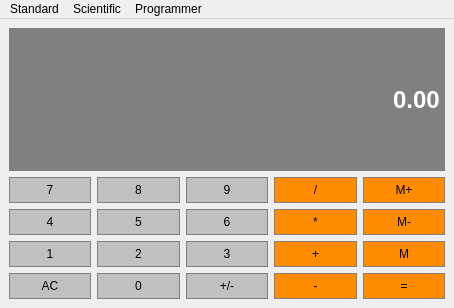
<?xml version="1.0" encoding="UTF-8"?>
<ui version="4.0">
 <class>Calculator</class>
 <widget class="QMainWindow" name="Calculator">
  <property name="geometry">
   <rect>
    <x>0</x>
    <y>0</y>
    <width>454</width>
    <height>308</height>
   </rect>
  </property>
  <property name="windowTitle">
   <string>Calculator</string>
  </property>
  <property name="styleSheet">
   <string notr="true">QPushButton{
	background-color:#C0C0C0;
	border:1px solid gray;
	padding:5px;
}

QPushButton:pressed{
	background-color:#A9A9A9;
	border:1px solid gray;
	padding:5px;
}</string>
  </property>
  <widget class="QWidget" name="centralwidget">
   <layout class="QGridLayout" name="gridLayout">
    <item row="2" column="0">
     <widget class="QPushButton" name="button_4">
      <property name="sizePolicy">
       <sizepolicy hsizetype="Preferred" vsizetype="Preferred">
        <horstretch>0</horstretch>
        <verstretch>0</verstretch>
       </sizepolicy>
      </property>
      <property name="styleSheet">
       <string notr="true">QPushButton{
	background-color:#C0C0C0;
	border:1px solid gray;
	padding:5px;
}

QPushButton:pressed{
	background-color:#A9A9A9;
	border:1px solid gray;
	padding:5px;
}</string>
      </property>
      <property name="text">
       <string>4</string>
      </property>
     </widget>
    </item>
    <item row="1" column="4">
     <widget class="QPushButton" name="memAdd_button">
      <property name="sizePolicy">
       <sizepolicy hsizetype="Preferred" vsizetype="Preferred">
        <horstretch>0</horstretch>
        <verstretch>0</verstretch>
       </sizepolicy>
      </property>
      <property name="styleSheet">
       <string notr="true">QPushButton{
	background-color:#FF8C00;
	border:1px solid gray;
	padding:5px;
}

QPushButton:pressed{
	background-color:#A9A9A9;
	border:1px solid gray;
	padding:5px;
}</string>
      </property>
      <property name="text">
       <string>M+</string>
      </property>
     </widget>
    </item>
    <item row="4" column="1">
     <widget class="QPushButton" name="button_0">
      <property name="sizePolicy">
       <sizepolicy hsizetype="Preferred" vsizetype="Preferred">
        <horstretch>0</horstretch>
        <verstretch>0</verstretch>
       </sizepolicy>
      </property>
      <property name="styleSheet">
       <string notr="true">QPushButton{
	background-color:#C0C0C0;
	border:1px solid gray;
	padding:5px;
}

QPushButton:pressed{
	background-color:#A9A9A9;
	border:1px solid gray;
	padding:5px;
}</string>
      </property>
      <property name="text">
       <string>0</string>
      </property>
     </widget>
    </item>
    <item row="1" column="1">
     <widget class="QPushButton" name="button_8">
      <property name="sizePolicy">
       <sizepolicy hsizetype="Preferred" vsizetype="Preferred">
        <horstretch>0</horstretch>
        <verstretch>0</verstretch>
       </sizepolicy>
      </property>
      <property name="styleSheet">
       <string notr="true">QPushButton{
	background-color:#C0C0C0;
	border:1px solid gray;
	padding:5px;
}

QPushButton:pressed{
	background-color:#A9A9A9;
	border:1px solid gray;
	padding:5px;
}</string>
      </property>
      <property name="text">
       <string>8</string>
      </property>
     </widget>
    </item>
    <item row="2" column="3">
     <widget class="QPushButton" name="multiply_button">
      <property name="sizePolicy">
       <sizepolicy hsizetype="Preferred" vsizetype="Preferred">
        <horstretch>0</horstretch>
        <verstretch>0</verstretch>
       </sizepolicy>
      </property>
      <property name="styleSheet">
       <string notr="true">QPushButton{
	background-color:#FF8C00;
	border:1px solid gray;
	padding:5px;
}

QPushButton:pressed{
	background-color:#A9A9A9;
	border:1px solid gray;
	padding:5px;
}</string>
      </property>
      <property name="text">
       <string>*</string>
      </property>
     </widget>
    </item>
    <item row="1" column="2">
     <widget class="QPushButton" name="button_9">
      <property name="sizePolicy">
       <sizepolicy hsizetype="Preferred" vsizetype="Preferred">
        <horstretch>0</horstretch>
        <verstretch>0</verstretch>
       </sizepolicy>
      </property>
      <property name="styleSheet">
       <string notr="true">QPushButton{
	background-color:#C0C0C0;
	border:1px solid gray;
	padding:5px;
}

QPushButton:pressed{
	background-color:#A9A9A9;
	border:1px solid gray;
	padding:5px;
}</string>
      </property>
      <property name="text">
       <string>9</string>
      </property>
     </widget>
    </item>
    <item row="3" column="3">
     <widget class="QPushButton" name="add_button">
      <property name="sizePolicy">
       <sizepolicy hsizetype="Preferred" vsizetype="Preferred">
        <horstretch>0</horstretch>
        <verstretch>0</verstretch>
       </sizepolicy>
      </property>
      <property name="styleSheet">
       <string notr="true">QPushButton{
	background-color:#FF8C00;
	border:1px solid gray;
	padding:5px;
}

QPushButton:pressed{
	background-color:#A9A9A9;
	border:1px solid gray;
	padding:5px;
}</string>
      </property>
      <property name="text">
       <string>+</string>
      </property>
     </widget>
    </item>
    <item row="1" column="0">
     <widget class="QPushButton" name="button_7">
      <property name="sizePolicy">
       <sizepolicy hsizetype="Preferred" vsizetype="Preferred">
        <horstretch>0</horstretch>
        <verstretch>0</verstretch>
       </sizepolicy>
      </property>
      <property name="styleSheet">
       <string notr="true">QPushButton{
	background-color:#C0C0C0;
	border:1px solid gray;
	padding:5px;
}

QPushButton:pressed{
	background-color:#A9A9A9;
	border:1px solid gray;
	padding:5px;
}</string>
      </property>
      <property name="text">
       <string>7</string>
      </property>
     </widget>
    </item>
    <item row="3" column="4">
     <widget class="QPushButton" name="mem_button">
      <property name="sizePolicy">
       <sizepolicy hsizetype="Preferred" vsizetype="Preferred">
        <horstretch>0</horstretch>
        <verstretch>0</verstretch>
       </sizepolicy>
      </property>
      <property name="styleSheet">
       <string notr="true">QPushButton{
	background-color:#FF8C00;
	border:1px solid gray;
	padding:5px;
}

QPushButton:pressed{
	background-color:#A9A9A9;
	border:1px solid gray;
	padding:5px;
}</string>
      </property>
      <property name="text">
       <string>M</string>
      </property>
     </widget>
    </item>
    <item row="4" column="2">
     <widget class="QPushButton" name="sign_button">
      <property name="sizePolicy">
       <sizepolicy hsizetype="Preferred" vsizetype="Preferred">
        <horstretch>0</horstretch>
        <verstretch>0</verstretch>
       </sizepolicy>
      </property>
      <property name="styleSheet">
       <string notr="true">QPushButton{
	background-color:#C0C0C0;
	border:1px solid gray;
	padding:5px;
}

QPushButton:pressed{
	background-color:#A9A9A9;
	border:1px solid gray;
	padding:5px;
}</string>
      </property>
      <property name="text">
       <string>+/-</string>
      </property>
     </widget>
    </item>
    <item row="2" column="1">
     <widget class="QPushButton" name="button_5">
      <property name="sizePolicy">
       <sizepolicy hsizetype="Preferred" vsizetype="Preferred">
        <horstretch>0</horstretch>
        <verstretch>0</verstretch>
       </sizepolicy>
      </property>
      <property name="styleSheet">
       <string notr="true">QPushButton{
	background-color:#C0C0C0;
	border:1px solid gray;
	padding:5px;
}

QPushButton:pressed{
	background-color:#A9A9A9;
	border:1px solid gray;
	padding:5px;
}</string>
      </property>
      <property name="text">
       <string>5</string>
      </property>
     </widget>
    </item>
    <item row="3" column="0">
     <widget class="QPushButton" name="button_1">
      <property name="sizePolicy">
       <sizepolicy hsizetype="Preferred" vsizetype="Preferred">
        <horstretch>0</horstretch>
        <verstretch>0</verstretch>
       </sizepolicy>
      </property>
      <property name="styleSheet">
       <string notr="true">QPushButton{
	background-color:#C0C0C0;
	border:1px solid gray;
	padding:5px;
}

QPushButton:pressed{
	background-color:#A9A9A9;
	border:1px solid gray;
	padding:5px;
}</string>
      </property>
      <property name="text">
       <string>1</string>
      </property>
     </widget>
    </item>
    <item row="4" column="4">
     <widget class="QPushButton" name="eqauls_button">
      <property name="sizePolicy">
       <sizepolicy hsizetype="Preferred" vsizetype="Preferred">
        <horstretch>0</horstretch>
        <verstretch>0</verstretch>
       </sizepolicy>
      </property>
      <property name="styleSheet">
       <string notr="true">QPushButton{
	background-color:#FF8C00;
	border:1px solid gray;
	padding:5px;
}

QPushButton:pressed{
	background-color:#A9A9A9;
	border:1px solid gray;
	padding:5px;
}</string>
      </property>
      <property name="text">
       <string>=</string>
      </property>
     </widget>
    </item>
    <item row="4" column="3">
     <widget class="QPushButton" name="subtract_button">
      <property name="sizePolicy">
       <sizepolicy hsizetype="Preferred" vsizetype="Preferred">
        <horstretch>0</horstretch>
        <verstretch>0</verstretch>
       </sizepolicy>
      </property>
      <property name="styleSheet">
       <string notr="true">QPushButton{
	background-color:#FF8C00;
	border:1px solid gray;
	padding:5px;
}

QPushButton:pressed{
	background-color:#A9A9A9;
	border:1px solid gray;
	padding:5px;
}</string>
      </property>
      <property name="text">
       <string>-</string>
      </property>
     </widget>
    </item>
    <item row="2" column="4">
     <widget class="QPushButton" name="memSub_button">
      <property name="sizePolicy">
       <sizepolicy hsizetype="Preferred" vsizetype="Preferred">
        <horstretch>0</horstretch>
        <verstretch>0</verstretch>
       </sizepolicy>
      </property>
      <property name="styleSheet">
       <string notr="true">QPushButton{
	background-color:#FF8C00;
	border:1px solid gray;
	padding:5px;
}

QPushButton:pressed{
	background-color:#A9A9A9;
	border:1px solid gray;
	padding:5px;
}</string>
      </property>
      <property name="text">
       <string>M-</string>
      </property>
     </widget>
    </item>
    <item row="3" column="2">
     <widget class="QPushButton" name="button_3">
      <property name="sizePolicy">
       <sizepolicy hsizetype="Preferred" vsizetype="Preferred">
        <horstretch>0</horstretch>
        <verstretch>0</verstretch>
       </sizepolicy>
      </property>
      <property name="styleSheet">
       <string notr="true">QPushButton{
	background-color:#C0C0C0;
	border:1px solid gray;
	padding:5px;
}

QPushButton:pressed{
	background-color:#A9A9A9;
	border:1px solid gray;
	padding:5px;
}</string>
      </property>
      <property name="text">
       <string>3</string>
      </property>
     </widget>
    </item>
    <item row="2" column="2">
     <widget class="QPushButton" name="button_6">
      <property name="sizePolicy">
       <sizepolicy hsizetype="Preferred" vsizetype="Preferred">
        <horstretch>0</horstretch>
        <verstretch>0</verstretch>
       </sizepolicy>
      </property>
      <property name="styleSheet">
       <string notr="true">QPushButton{
	background-color:#C0C0C0;
	border:1px solid gray;
	padding:5px;
}

QPushButton:pressed{
	background-color:#A9A9A9;
	border:1px solid gray;
	padding:5px;
}</string>
      </property>
      <property name="text">
       <string>6</string>
      </property>
     </widget>
    </item>
    <item row="1" column="3">
     <widget class="QPushButton" name="divide_button">
      <property name="sizePolicy">
       <sizepolicy hsizetype="Preferred" vsizetype="Preferred">
        <horstretch>0</horstretch>
        <verstretch>0</verstretch>
       </sizepolicy>
      </property>
      <property name="styleSheet">
       <string notr="true">QPushButton{
	background-color:#FF8C00;
	border:1px solid gray;
	padding:5px;
}

QPushButton:pressed{
	background-color:#A9A9A9;
	border:1px solid gray;
	padding:5px;
}</string>
      </property>
      <property name="text">
       <string>/</string>
      </property>
     </widget>
    </item>
    <item row="3" column="1">
     <widget class="QPushButton" name="button_2">
      <property name="sizePolicy">
       <sizepolicy hsizetype="Preferred" vsizetype="Preferred">
        <horstretch>0</horstretch>
        <verstretch>0</verstretch>
       </sizepolicy>
      </property>
      <property name="styleSheet">
       <string notr="true">QPushButton{
	background-color:#C0C0C0;
	border:1px solid gray;
	padding:5px;
}

QPushButton:pressed{
	background-color:#A9A9A9;
	border:1px solid gray;
	padding:5px;
}</string>
      </property>
      <property name="text">
       <string>2</string>
      </property>
     </widget>
    </item>
    <item row="4" column="0">
     <widget class="QPushButton" name="clear_button">
      <property name="sizePolicy">
       <sizepolicy hsizetype="Preferred" vsizetype="Preferred">
        <horstretch>0</horstretch>
        <verstretch>0</verstretch>
       </sizepolicy>
      </property>
      <property name="styleSheet">
       <string notr="true">QPushButton{
	background-color:#C0C0C0;
	border:1px solid gray;
	padding:5px;
}

QPushButton:pressed{
	background-color:#A9A9A9;
	border:1px solid gray;
	padding:5px;
}</string>
      </property>
      <property name="text">
       <string>AC</string>
      </property>
     </widget>
    </item>
    <item row="0" column="0" colspan="5">
     <widget class="QLineEdit" name="lineEdit_text">
      <property name="sizePolicy">
       <sizepolicy hsizetype="Preferred" vsizetype="Expanding">
        <horstretch>0</horstretch>
        <verstretch>0</verstretch>
       </sizepolicy>
      </property>
      <property name="font">
       <font>
        <family>Arial</family>
        <pointsize>18</pointsize>
        <weight>75</weight>
        <bold>true</bold>
       </font>
      </property>
      <property name="styleSheet">
       <string notr="true">QLineEdit{
	background-color:gray;
	border:1px solid gray;
	color:#ffffff;
}</string>
      </property>
      <property name="text">
       <string>0.00</string>
      </property>
      <property name="alignment">
       <set>Qt::AlignRight|Qt::AlignTrailing|Qt::AlignVCenter</set>
      </property>
     </widget>
    </item>
   </layout>
  </widget>
  <widget class="QMenuBar" name="menubar">
   <property name="geometry">
    <rect>
     <x>0</x>
     <y>0</y>
     <width>454</width>
     <height>22</height>
    </rect>
   </property>
   <widget class="QMenu" name="menuStandard">
    <property name="title">
     <string>Standard</string>
    </property>
   </widget>
   <widget class="QMenu" name="menuScientific">
    <property name="title">
     <string>Scientific</string>
    </property>
   </widget>
   <widget class="QMenu" name="menuProgrammer">
    <property name="title">
     <string>Programmer</string>
    </property>
   </widget>
   <addaction name="menuStandard"/>
   <addaction name="menuScientific"/>
   <addaction name="menuProgrammer"/>
  </widget>
 </widget>
 <resources/>
 <connections/>
</ui>
